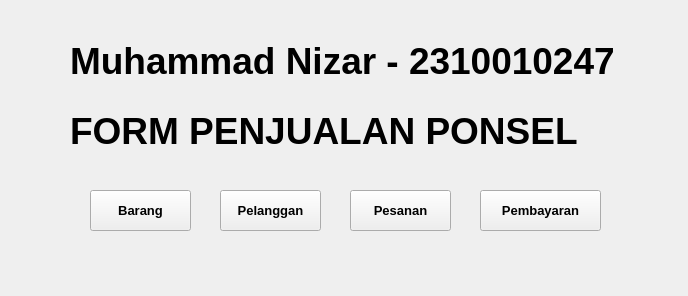
<?xml version="1.0" encoding="UTF-8"?>
<ui version="4.0">
 <class>Form</class>
 <widget class="QWidget" name="Form">
  <property name="geometry">
   <rect>
    <x>0</x>
    <y>0</y>
    <width>688</width>
    <height>296</height>
   </rect>
  </property>
  <property name="windowTitle">
   <string>Form</string>
  </property>
  <widget class="QLabel" name="label">
   <property name="geometry">
    <rect>
     <x>70</x>
     <y>90</y>
     <width>661</width>
     <height>81</height>
    </rect>
   </property>
   <property name="font">
    <font>
     <pointsize>28</pointsize>
     <weight>75</weight>
     <bold>true</bold>
    </font>
   </property>
   <property name="text">
    <string>FORM PENJUALAN PONSEL</string>
   </property>
  </widget>
  <widget class="QPushButton" name="btn_brg">
   <property name="geometry">
    <rect>
     <x>90</x>
     <y>190</y>
     <width>101</width>
     <height>41</height>
    </rect>
   </property>
   <property name="font">
    <font>
     <pointsize>10</pointsize>
     <weight>75</weight>
     <bold>true</bold>
    </font>
   </property>
   <property name="text">
    <string>Barang</string>
   </property>
  </widget>
  <widget class="QPushButton" name="btn_plg">
   <property name="geometry">
    <rect>
     <x>220</x>
     <y>190</y>
     <width>101</width>
     <height>41</height>
    </rect>
   </property>
   <property name="font">
    <font>
     <pointsize>10</pointsize>
     <weight>75</weight>
     <bold>true</bold>
    </font>
   </property>
   <property name="text">
    <string>Pelanggan</string>
   </property>
  </widget>
  <widget class="QPushButton" name="btn_byr">
   <property name="geometry">
    <rect>
     <x>480</x>
     <y>190</y>
     <width>121</width>
     <height>41</height>
    </rect>
   </property>
   <property name="font">
    <font>
     <pointsize>10</pointsize>
     <weight>75</weight>
     <bold>true</bold>
    </font>
   </property>
   <property name="text">
    <string>Pembayaran</string>
   </property>
  </widget>
  <widget class="QPushButton" name="btn_psn">
   <property name="geometry">
    <rect>
     <x>350</x>
     <y>190</y>
     <width>101</width>
     <height>41</height>
    </rect>
   </property>
   <property name="font">
    <font>
     <pointsize>10</pointsize>
     <weight>75</weight>
     <bold>true</bold>
    </font>
   </property>
   <property name="text">
    <string>Pesanan</string>
   </property>
  </widget>
  <widget class="QLabel" name="label_2">
   <property name="geometry">
    <rect>
     <x>70</x>
     <y>20</y>
     <width>661</width>
     <height>81</height>
    </rect>
   </property>
   <property name="font">
    <font>
     <pointsize>28</pointsize>
     <weight>75</weight>
     <bold>true</bold>
    </font>
   </property>
   <property name="text">
    <string>Muhammad Nizar - 2310010247</string>
   </property>
  </widget>
 </widget>
 <resources/>
 <connections/>
</ui>
